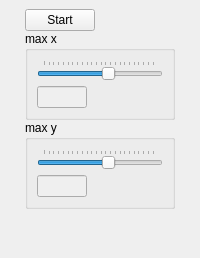
      <widget class="QWidget" name="tabLeap">
       <attribute name="title">
        <string>Leap Motion Sensor</string>
       </attribute>
       <layout class="QHBoxLayout" name="horizontalLayout_5">
        <property name="spacing">
         <number>0</number>
        </property>
        <property name="leftMargin">
         <number>0</number>
        </property>
        <property name="topMargin">
         <number>0</number>
        </property>
        <property name="rightMargin">
         <number>0</number>
        </property>
        <property name="bottomMargin">
         <number>0</number>
        </property>
        <item>
         <layout class="QHBoxLayout" name="horizontalLayoutLeap">
          <item>
           <layout class="QVBoxLayout" name="verticalLayout_3">
            <property name="leftMargin">
             <number>9</number>
            </property>
            <property name="topMargin">
             <number>9</number>
            </property>
            <property name="rightMargin">
             <number>9</number>
            </property>
            <property name="bottomMargin">
             <number>9</number>
            </property>
            <item>
             <widget class="QPushButton" name="leapOnOffPushButton">
              <property name="maximumSize">
               <size>
                <width>70</width>
                <height>16777215</height>
               </size>
              </property>
              <property name="text">
               <string>Start</string>
              </property>
             </widget>
            </item>
            <item>
             <widget class="QGroupBox" name="groupBox">
              <property name="maximumSize">
               <size>
                <width>150</width>
                <height>16777215</height>
               </size>
              </property>
              <property name="title">
               <string>max x</string>
              </property>
              <layout class="QVBoxLayout" name="verticalLayout_4">
               <item>
                <widget class="QSlider" name="xMaxSlider">
                 <property name="sizePolicy">
                  <sizepolicy hsizetype="Preferred" vsizetype="Fixed">
                   <horstretch>0</horstretch>
                   <verstretch>0</verstretch>
                  </sizepolicy>
                 </property>
                 <property name="maximumSize">
                  <size>
                   <width>145</width>
                   <height>16777215</height>
                  </size>
                 </property>
                 <property name="minimum">
                  <number>30</number>
                 </property>
                 <property name="maximum">
                  <number>500</number>
                 </property>
                 <property name="singleStep">
                  <number>5</number>
                 </property>
                 <property name="pageStep">
                  <number>20</number>
                 </property>
                 <property name="sliderPosition">
                  <number>300</number>
                 </property>
                 <property name="orientation">
                  <enum>Qt::Horizontal</enum>
                 </property>
                 <property name="tickPosition">
                  <enum>QSlider::TicksAbove</enum>
                 </property>
                </widget>
               </item>
               <item>
                <widget class="QLineEdit" name="xMaxLineEdit">
                 <property name="enabled">
                  <bool>false</bool>
                 </property>
                 <property name="maximumSize">
                  <size>
                   <width>50</width>
                   <height>16777215</height>
                  </size>
                 </property>
                </widget>
               </item>
              </layout>
             </widget>
            </item>
            <item>
             <widget class="QGroupBox" name="groupBox_2">
              <property name="maximumSize">
               <size>
                <width>150</width>
                <height>16777215</height>
               </size>
              </property>
              <property name="title">
               <string>max y</string>
              </property>
              <layout class="QVBoxLayout" name="verticalLayout_5">
               <item>
                <widget class="QSlider" name="yMaxSlider">
                 <property name="sizePolicy">
                  <sizepolicy hsizetype="Preferred" vsizetype="Fixed">
                   <horstretch>0</horstretch>
                   <verstretch>0</verstretch>
                  </sizepolicy>
                 </property>
                 <property name="maximumSize">
                  <size>
                   <width>145</width>
                   <height>16777215</height>
                  </size>
                 </property>
                 <property name="minimum">
                  <number>30</number>
                 </property>
                 <property name="maximum">
                  <number>500</number>
                 </property>
                 <property name="singleStep">
                  <number>5</number>
                 </property>
                 <property name="pageStep">
                  <number>20</number>
                 </property>
                 <property name="sliderPosition">
                  <number>300</number>
                 </property>
                 <property name="orientation">
                  <enum>Qt::Horizontal</enum>
                 </property>
                 <property name="tickPosition">
                  <enum>QSlider::TicksAbove</enum>
                 </property>
                </widget>
               </item>
               <item>
                <widget class="QLineEdit" name="yMaxLineEdit">
                 <property name="enabled">
                  <bool>false</bool>
                 </property>
                 <property name="maximumSize">
                  <size>
                   <width>50</width>
                   <height>16777215</height>
                  </size>
                 </property>
                </widget>
               </item>
              </layout>
             </widget>
            </item>
            <item>
             <spacer name="verticalSpacer_7">
              <property name="orientation">
               <enum>Qt::Vertical</enum>
              </property>
              <property name="sizeHint" stdset="0">
               <size>
                <width>20</width>
                <height>40</height>
               </size>
              </property>
             </spacer>
            </item>
           </layout>
          </item>
         </layout>
        </item>
       </layout>
      </widget>
